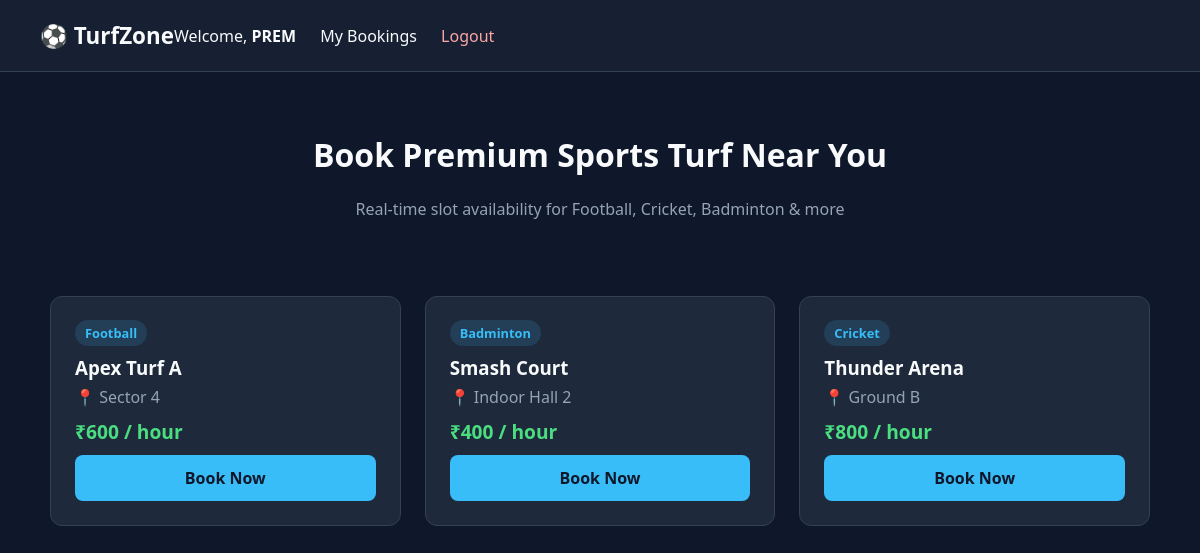
The app's page / (signed in) with its own data.
### app.py (models this page shows, shortened)
class User(UserMixin, db.Model):
    id = db.Column(db.Integer, primary_key=True)
    username = db.Column(db.String(80), unique=True, nullable=False)
    email = db.Column(db.String(120), unique=True, nullable=False)
    password_hash = db.Column(db.String(200), nullable=False)
    bookings = db.relationship('Booking', backref='user', lazy=True)

class Ground(db.Model):
    id = db.Column(db.Integer, primary_key=True)
    name = db.Column(db.String(100), nullable=False)
    sport_type = db.Column(db.String(50), nullable=False)
    location = db.Column(db.String(100), nullable=False)
    price_per_hour = db.Column(db.Integer, default=500)
    status = db.Column(db.String(20), default='Available')

### app.py (the view)
@app.route('/')
def ground_list():
    grounds = Ground.query.filter_by(status='Available').all()
    return render_template('grounds.html', grounds=grounds)

### app.py (called while the page is built)
@login_manager.user_loader
def load_user(user_id):
    return User.query.get(int(user_id))

### templates/grounds.html (shortened to what this page needs)
<!DOCTYPE html>
<html lang="en">
<head>
</head>
<body>
    <nav>
        <div style="font-size: 1.4rem; font-weight: 700;">⚽ TurfZone</div>
        <div>
            {% if current_user.is_authenticated %}
                <span>Welcome, <strong>{{ current_user.username }}</strong></span>
                <a href="{{ url_for('my_bookings') }}">My Bookings</a>
                <a href="{{ url_for('logout') }}" style="color: #fca5a5;">Logout</a>
            {% else %}
                <a href="{{ url_for('login') }}">Login</a>
                <a href="{{ url_for('register') }}" class="btn-nav">Register</a>
            {% endif %}
        </div>
    </nav>
    <div class="hero">
        <h1>Book Premium Sports Turf Near You</h1>
        <p style="color: var(--muted);">Real-time slot availability for Football, Cricket, Badminton & more</p>
    </div>
    <div class="grid">
        {% for ground in grounds %}
            <div class="card">
                <div>
                    <span class="badge">{{ ground.sport_type }}</span>
                    <h3 style="margin: 12px 0 6px 0;">{{ ground.name }}</h3>
                    <p style="color: var(--muted); margin: 0;">📍 {{ ground.location }}</p>
                    <div class="price">₹{{ ground.price_per_hour or 500 }} / hour</div>
                </div>
                <a href="{{ url_for('create_booking', ground_id=ground.id) }}" class="btn">Book Now</a>
            </div>
        {% endfor %}
    </div>
</body>
</html>

### templates/grounds.html (style rules this page uses)
:root { --bg: #0f172a; --card: #1e293b; --accent: #38bdf8; --text: #f8fafc; --muted: #94a3b8; }
body { font-family: system-ui, sans-serif; background: var(--bg); color: var(--text); margin: 0; }
nav { display: flex; justify-space-between; align-items: center; padding: 20px 40px; background: #162032; border-bottom: 1px solid #334155; }
nav a { color: var(--text); text-decoration: none; margin-left: 20px; font-weight: 500; }
.hero { text-align: center; padding: 40px 20px; }
.grid { display: grid; grid-template-columns: repeat(auto-fill, minmax(300px, 1fr)); gap: 24px; max-width: 1100px; margin: 0 auto; padding: 20px; }
.card { background: var(--card); border: 1px solid #334155; border-radius: 12px; padding: 24px; display: flex; flex-direction: column; justify-content: space-between; }
.badge { background: rgba(56, 189, 248, 0.15); color: var(--accent); padding: 4px 10px; border-radius: 20px; font-size: 0.8rem; font-weight: 600; width: fit-content; }
.price { font-size: 1.2rem; font-weight: 700; color: #4ade80; margin: 10px 0; }
.btn { display: block; text-align: center; background: var(--accent); color: #0f172a; padding: 12px; border-radius: 8px; font-weight: 700; text-decoration: none; }

### records on screen
User: username "PREM"
Ground: sport_type "Football", name "Apex Turf A", location "Sector 4", price_per_hour "600"
Ground: sport_type "Badminton", name "Smash Court", location "Indoor Hall 2", price_per_hour "400"
Ground: sport_type "Cricket", name "Thunder Arena", location "Ground B", price_per_hour "800"
